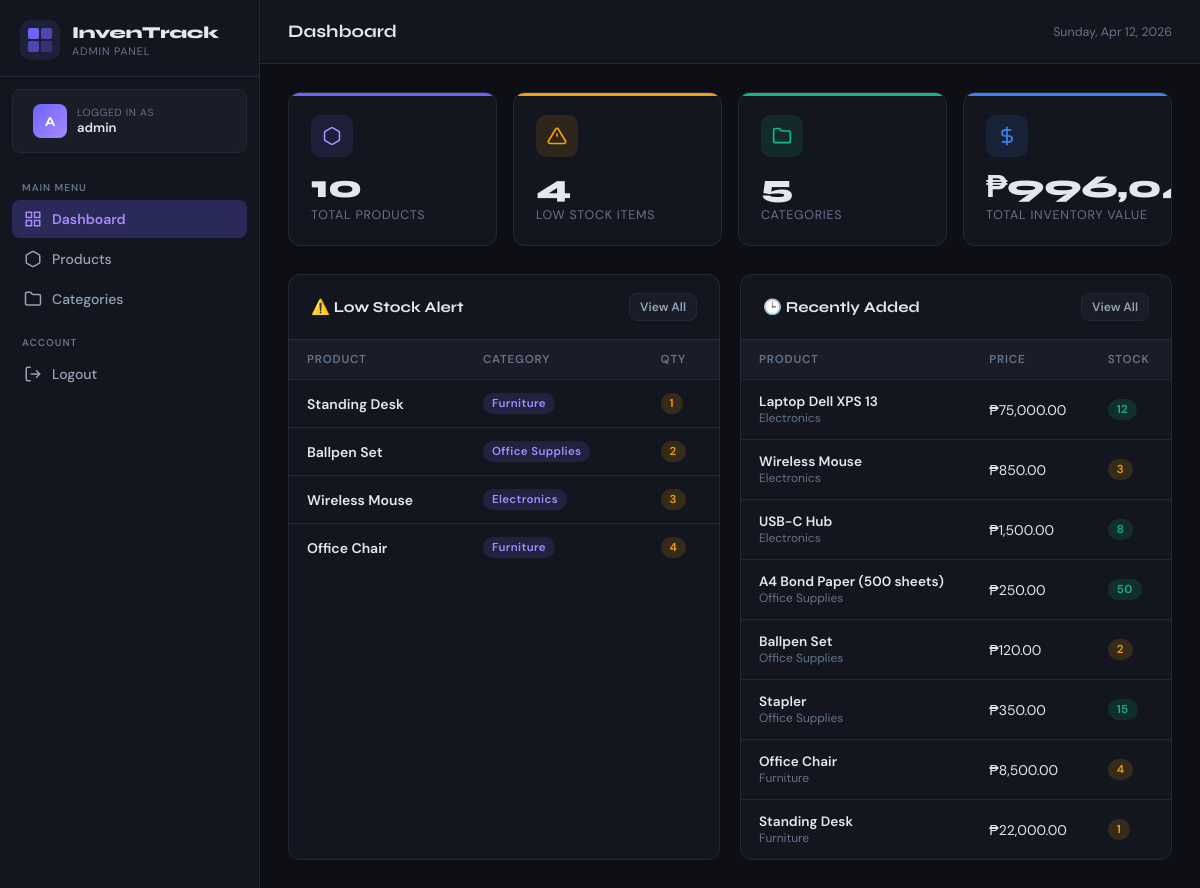
/frontend/dashboard.php (signed in), run on the app's committed database.
### tables this page shows
CREATE TABLE IF NOT EXISTS products (
    id INT AUTO_INCREMENT PRIMARY KEY,
    name VARCHAR(255) NOT NULL,
    category_id INT,
    quantity INT NOT NULL DEFAULT 0,
    price DECIMAL(10,2) NOT NULL DEFAULT 0.00,
    image VARCHAR(255) DEFAULT NULL,
    date_added DATE NOT NULL,
    created_at TIMESTAMP DEFAULT CURRENT_TIMESTAMP,
    FOREIGN KEY (category_id) REFERENCES categories(id) ON DELETE SET NULL
);

CREATE TABLE IF NOT EXISTS categories (
    id INT AUTO_INCREMENT PRIMARY KEY,
    name VARCHAR(100) NOT NULL UNIQUE,
    created_at TIMESTAMP DEFAULT CURRENT_TIMESTAMP
);

### frontend/dashboard.php (the view, shortened to what this page needs)
<?php
require_once '../backend/config.php';
$totalProducts = $pdo->query("SELECT COUNT(*) FROM products")->fetchColumn();
$totalCategories = $pdo->query("SELECT COUNT(*) FROM categories")->fetchColumn();
$lowStock = $pdo->query("SELECT COUNT(*) FROM products WHERE quantity < 5")->fetchColumn();
$totalValue = $pdo->query("SELECT SUM(quantity * price) FROM products")->fetchColumn() ?? 0;
$lowStockItems = $pdo->query("
    SELECT p.*, c.name AS category_name
    FROM products p
    LEFT JOIN categories c ON p.category_id = c.id
    WHERE p.quantity < 5
    ORDER BY p.quantity ASC
    LIMIT 10
")->fetchAll();
$recentProducts = $pdo->query("
    SELECT p.*, c.name AS category_name
    FROM products p
    LEFT JOIN categories c ON p.category_id = c.id
    ORDER BY p.created_at DESC
    LIMIT 8
")->fetchAll();
?>
<!DOCTYPE html>
<html lang="en">
<head>
    <link rel="stylesheet" href="style.css">
</head>
<body>
<div class="app-wrapper">
    <?php include 'sidebar.php'; ?>
    <div class="main-content">
        <header class="topbar">
            <div style="display:flex;align-items:center;gap:12px;">
                <span class="topbar-title">Dashboard</span>
            </div>
            <div class="topbar-right">
                <span style="font-size:0.78rem;color:var(--text-muted);"><?= date('l, M j, Y') ?></span>
            </div>
        </header>
        <div class="page-body">
            <div class="stats-grid">
                <div class="stat-card" style="--card-accent:var(--accent);--card-icon-bg:rgba(108,99,255,0.12);--card-icon-color:var(--accent2)">
                    <div class="stat-icon">
                        <svg width="20" height="20" viewBox="0 0 24 24" fill="none" stroke="currentColor" stroke-width="2"><path d="M21 16V8a2 2 0 0 0-1-1.73l-7-4a2 2 0 0 0-2 0l-7 4A2 2 0 0 0 3 8v8a2 2 0 0 0 1 1.73l7 4a2 2 0 0 0 2 0l7-4A2 2 0 0 0 21 16z"/></svg>
                    </div>
                    <div class="stat-value"><?= number_format($totalProducts) ?></div>
                    <div class="stat-label">Total Products</div>
                </div>
                <div class="stat-card" style="--card-accent:var(--warning);--card-icon-bg:rgba(245,158,11,0.12);--card-icon-color:var(--warning)">
                    <div class="stat-icon">
                        <svg width="20" height="20" viewBox="0 0 24 24" fill="none" stroke="currentColor" stroke-width="2"><path d="M10.29 3.86L1.82 18a2 2 0 0 0 1.71 3h16.94a2 2 0 0 0 1.71-3L13.71 3.86a2 2 0 0 0-3.42 0z"/><line x1="12" y1="9" x2="12" y2="13"/><line x1="12" y1="17" x2="12.01" y2="17"/></svg>
                    </div>
                    <div class="stat-value"><?= number_format($lowStock) ?></div>
                    <div class="stat-label">Low Stock Items</div>
                </div>
                <div class="stat-card" style="--card-accent:var(--success);--card-icon-bg:rgba(16,185,129,0.12);--card-icon-color:var(--success)">
                    <div class="stat-icon">
                        <svg width="20" height="20" viewBox="0 0 24 24" fill="none" stroke="currentColor" stroke-width="2"><path d="M4 20h16a2 2 0 0 0 2-2V8a2 2 0 0 0-2-2h-7.93a2 2 0 0 1-1.66-.9l-.82-1.2A2 2 0 0 0 7.93 3H4a2 2 0 0 0-2 2v13c0 1.1.9 2 2 2z"/></svg>
                    </div>
                    <div class="stat-value"><?= number_format($totalCategories) ?></div>
                    <div class="stat-label">Categories</div>
                </div>
                <div class="stat-card" style="--card-accent:var(--info);--card-icon-bg:rgba(59,130,246,0.12);--card-icon-color:var(--info)">
                    <div class="stat-icon">
                        <svg width="20" height="20" viewBox="0 0 24 24" fill="none" stroke="currentColor" stroke-width="2"><line x1="12" y1="1" x2="12" y2="23"/><path d="M17 5H9.5a3.5 3.5 0 0 0 0 7h5a3.5 3.5 0 0 1 0 7H6"/></svg>
                    </div>
                    <div class="stat-value">₱<?= number_format($totalValue, 0) ?></div>
                    <div class="stat-label">Total Inventory Value</div>
                </div>
            </div>
            <div style="display:grid;grid-template-columns:1fr 1fr;gap:20px;">
                <div class="card">
                    <div class="card-header">
                        <span class="card-title">⚠️ Low Stock Alert</span>
                        <a href="products.php" class="btn btn-ghost btn-sm">View All</a>
                    </div>
                    <div class="table-wrap">
                        <?php if (empty($lowStockItems)): ?>
                        <div class="empty-state">
                            <svg width="36" height="36" viewBox="0 0 24 24" fill="none" stroke="currentColor" stroke-width="1.5"><polyline points="20 6 9 17 4 12"/></svg>
                            <p>All products are well-stocked!</p>
                        </div>
                        <?php else: ?>
                        <table>
                            <thead><tr><th>Product</th><th>Category</th><th>Qty</th></tr></thead>
                            <tbody>
                            <?php foreach ($lowStockItems as $item): ?>
                            <tr>
                                <td class="fw-600"><?= htmlspecialchars($item['name']) ?></td>
                                <td><span class="badge badge-purple"><?= htmlspecialchars($item['category_name'] ?? 'Uncategorized') ?></span></td>
                                <td>
                                    <?php if ($item['quantity'] == 0): ?>
                                    <span class="badge badge-danger">Out of Stock</span>
                                    <?php else: ?>
                                    <span class="badge badge-warning"><?= $item['quantity'] ?></span>
                                    <?php endif; ?>
                                </td>
                            </tr>
                            <?php endforeach; ?>
                            </tbody>
                        </table>
                        <?php endif; ?>
                    </div>
                </div>
                <div class="card">
                    <div class="card-header">
                        <span class="card-title">🕒 Recently Added</span>
                        <a href="products.php" class="btn btn-ghost btn-sm">View All</a>
                    </div>
                    <div class="table-wrap">
                        <?php if (empty($recentProducts)): ?>
                        <div class="empty-state"><p>No products yet.</p></div>
                        <?php else: ?>
                        <table>
                            <thead><tr><th>Product</th><th>Price</th><th>Stock</th></tr></thead>
                            <tbody>
                            <?php foreach ($recentProducts as $p): ?>
                            <tr>
                                <td>
                                    <div style="font-weight:600;font-size:0.85rem;"><?= htmlspecialchars($p['name']) ?></div>
                                    <div style="font-size:0.75rem;color:var(--text-muted);"><?= htmlspecialchars($p['category_name'] ?? 'Uncategorized') ?></div>
                                </td>
                                <td>₱<?= number_format($p['price'], 2) ?></td>
                                <td>
                                    <?php
                                    $qty = $p['quantity'];
                                    if ($qty == 0) echo '<span class="badge badge-danger">0</span>';
                                    elseif ($qty < 5) echo '<span class="badge badge-warning">'.$qty.'</span>';
                                    else echo '<span class="badge badge-success">'.$qty.'</span>';
                                    ?>
                                </td>
                            </tr>
                            <?php endforeach; ?>
                            </tbody>
                        </table>
                        <?php endif; ?>
                    </div>
                </div>
            </div>
        </div>
    </div>
</div>
</body>
</html>

### frontend/sidebar.php (shortened to what this page needs)
<?php
$current = basename($_SERVER['PHP_SELF']);
?>
<nav class="sidebar" id="sidebar">
    <div class="sidebar-brand">
        <div class="brand-icon">
        </div>
        <div class="brand-text">
            <span class="brand-name">InvenTrack</span>
            <span class="brand-sub">Admin Panel</span>
        </div>
    </div>
    <div class="sidebar-admin">
        <div class="admin-avatar"><?= strtoupper(substr($_SESSION['admin_username'], 0, 1)) ?></div>
        <div class="admin-info">
            <span class="admin-label">Logged in as</span>
            <span class="admin-name"><?= htmlspecialchars($_SESSION['admin_username']) ?></span>
        </div>
    </div>
    <ul class="sidebar-nav">
        <li class="nav-section">MAIN MENU</li>
        <li class="<?= $current === 'dashboard.php' ? 'active' : '' ?>">
            <a href="dashboard.php">
                <svg width="18" height="18" viewBox="0 0 24 24" fill="none" stroke="currentColor" stroke-width="2"><rect x="3" y="3" width="7" height="7"/><rect x="14" y="3" width="7" height="7"/><rect x="14" y="14" width="7" height="7"/><rect x="3" y="14" width="7" height="7"/></svg>
                Dashboard
            </a>
        </li>
        <li class="<?= $current === 'products.php' ? 'active' : '' ?>">
            <a href="products.php">
                <svg width="18" height="18" viewBox="0 0 24 24" fill="none" stroke="currentColor" stroke-width="2"><path d="M21 16V8a2 2 0 0 0-1-1.73l-7-4a2 2 0 0 0-2 0l-7 4A2 2 0 0 0 3 8v8a2 2 0 0 0 1 1.73l7 4a2 2 0 0 0 2 0l7-4A2 2 0 0 0 21 16z"/></svg>
                Products
            </a>
        </li>
        <li class="<?= $current === 'categories.php' ? 'active' : '' ?>">
            <a href="categories.php">
                <svg width="18" height="18" viewBox="0 0 24 24" fill="none" stroke="currentColor" stroke-width="2"><path d="M4 20h16a2 2 0 0 0 2-2V8a2 2 0 0 0-2-2h-7.93a2 2 0 0 1-1.66-.9l-.82-1.2A2 2 0 0 0 7.93 3H4a2 2 0 0 0-2 2v13c0 1.1.9 2 2 2z"/></svg>
                Categories
            </a>
        </li>
        <li class="nav-section">ACCOUNT</li>
        <li>
            <a href="../backend/logout.php" class="logout-link">
                <svg width="18" height="18" viewBox="0 0 24 24" fill="none" stroke="currentColor" stroke-width="2"><path d="M9 21H5a2 2 0 0 1-2-2V5a2 2 0 0 1 2-2h4"/><polyline points="16,17 21,12 16,7"/><line x1="21" y1="12" x2="9" y2="12"/></svg>
                Logout
            </a>
        </li>
    </ul>
</nav>

### data on the page
products: name "Standing Desk", category.name "Furniture", quantity "1", price "22,000.00"
products: name "Ballpen Set", category.name "Office Supplies", quantity "2", price "120.00"
products: name "Wireless Mouse", category.name "Electronics", quantity "3", price "850.00"
products: name "Office Chair", category.name "Furniture", quantity "4", price "8,500.00"
products: name "Laptop Dell XPS 13", category.name "Electronics", price "75,000.00", quantity "12"
products: name "USB-C Hub", category.name "Electronics", price "1,500.00", quantity "8"
products: name "A4 Bond Paper (500 sheets)", category.name "Office Supplies", price "250.00", quantity "50"
products: name "Stapler", category.name "Office Supplies", price "350.00", quantity "15"

### other printed values
substr($_SESSION['admin_username'], 0, 1) "A"
$_SESSION['admin_username'] "admin"
$totalProducts "10"
$lowStock "4"
$totalCategories "5"
